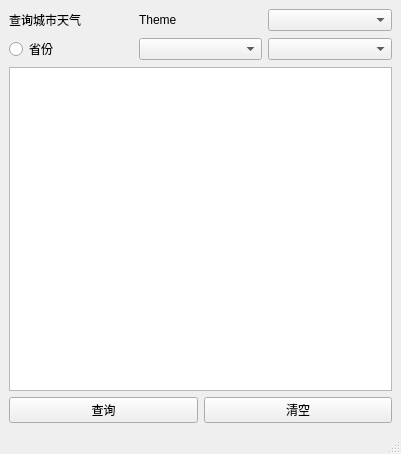
<?xml version="1.0" encoding="UTF-8"?>
<ui version="4.0">
 <class>MainWindow</class>
 <widget class="QMainWindow" name="MainWindow">
  <property name="geometry">
   <rect>
    <x>0</x>
    <y>0</y>
    <width>401</width>
    <height>454</height>
   </rect>
  </property>
  <property name="windowTitle">
   <string>MainWindow</string>
  </property>
  <widget class="QWidget" name="centralwidget">
   <layout class="QVBoxLayout" name="verticalLayout">
    <item>
     <layout class="QHBoxLayout" name="horizontalLayout_2">
      <item>
       <widget class="QLabel" name="label">
        <property name="text">
         <string>查询城市天气</string>
        </property>
       </widget>
      </item>
      <item>
       <widget class="QLabel" name="label_2">
        <property name="text">
         <string>Theme</string>
        </property>
       </widget>
      </item>
      <item>
       <widget class="QComboBox" name="cmb_theme"/>
      </item>
     </layout>
    </item>
    <item>
     <layout class="QHBoxLayout" name="horizontalLayout">
      <item>
       <widget class="QRadioButton" name="radioButton_2">
        <property name="text">
         <string>省份</string>
        </property>
       </widget>
      </item>
      <item>
       <widget class="QComboBox" name="cmb_province"/>
      </item>
      <item>
       <widget class="QComboBox" name="cmb_city"/>
      </item>
     </layout>
    </item>
    <item>
     <widget class="QTextBrowser" name="txt_info_dis"/>
    </item>
    <item>
     <layout class="QGridLayout" name="gridLayout">
      <item row="0" column="0">
       <widget class="QPushButton" name="btn_check">
        <property name="text">
         <string>查询</string>
        </property>
       </widget>
      </item>
      <item row="0" column="1">
       <widget class="QPushButton" name="btn_clear">
        <property name="text">
         <string>清空</string>
        </property>
       </widget>
      </item>
     </layout>
    </item>
   </layout>
  </widget>
  <widget class="QStatusBar" name="statusbar"/>
 </widget>
 <resources/>
 <connections/>
</ui>
